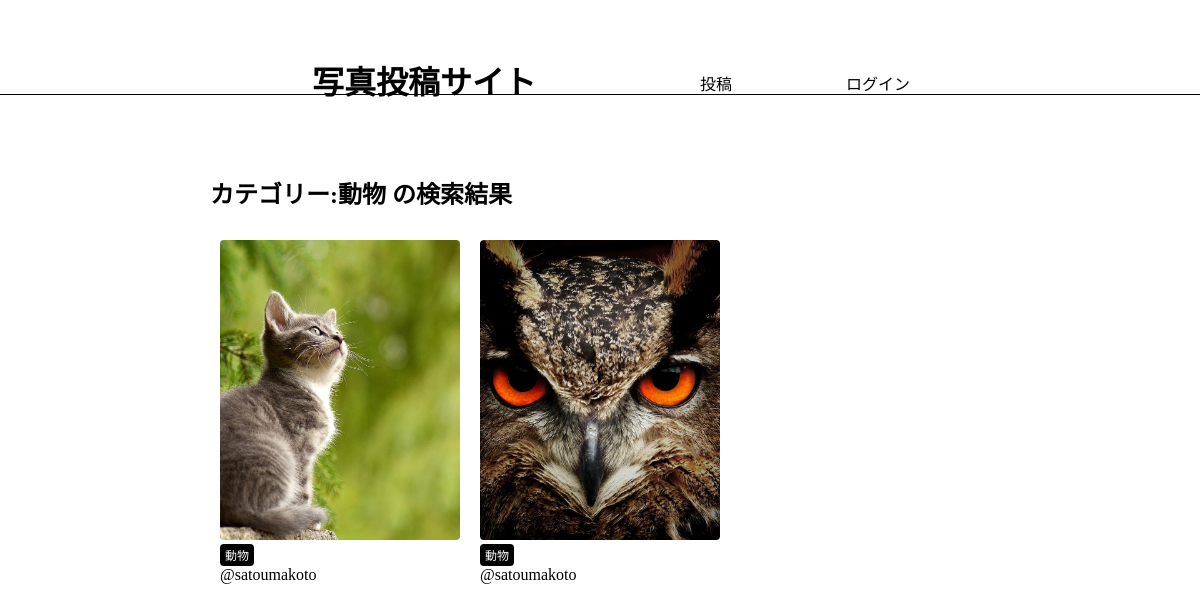
The page /photos/動物/ on the database its author committed.
### app/models.py (models this page shows, shortened)
class Category(models.Model):
    title = models.CharField(max_length=20)
    def __str__(self):
       return self.title

class Photo(models.Model):
    title = models.CharField(max_length=150)
    comment = models.TextField(blank=True)
    image = models.ImageField(upload_to='photos')
    category = models.ForeignKey(Category,on_delete=models.PROTECT)
    user = models.ForeignKey(User, on_delete=models.CASCADE)
    created_at = models.DateTimeField(auto_now=True)

### app/views.py (the view)
# urls.py: path('photos/<str:category>/', views.photos_category,name='photos_category'),
def photos_category(request, category):
    category = Category.objects.get(title=category)
    photos = Photo.objects.filter(category=category).order_by('-created_at')
    return render(request, 'app/index.html', {'photos': photos, 'category': category})

### app/templates/app/index.html
{% extends 'app/base.html' %}
{% block content %}
{% if category %}
<h2>カテゴリー:{{ category.title }} の検索結果</h2>
{% endif %}
{% include 'app/photos_list.html' %}
{% endblock %}

### app/templates/app/photos_list.html
<div class="photo-container">
{% for photo in photos %}
    <div class="photo">
       <a href="{% url 'app:photos_detail' photo.id %}">
           <img src="{{ photo.image.url }}" class="photo-img">
       </a>
       <div class="photo-info">
           <a href="{% url 'app:photos_category' category=photo.category %}"
           class="category">{{ photo.category }}</a>
           <a href="{% url 'app:users_detail' photo.user.id %}">@{{ photo.user }}</a>
       </div>
    </div>
{% endfor %}
</div>

### static/css/style.css (style rules this page uses)
html, body { margin: 0; }
div { box-sizing: border-box; }
a { text-decoration: none; color: #000; }
.photo { width: calc(100%/3); float: left; padding: 10px; margin-bottom: 15px; }
.photo a { display: block; }
.photo-info .category { display: inline-block; padding: 2px 5px; border-radius: 4px; font-size: 12px; color: #fff; background-color: #000; }
.photo-img { width: 100%; max-width: 500px; height: 300px; object-fit: cover; border-radius: 4px; }

### rows shown on the page
Category: title "動物"
Photo: image (picture), category "動物", user "satoumakoto"
Photo: image (picture), category "動物", user "satoumakoto"
